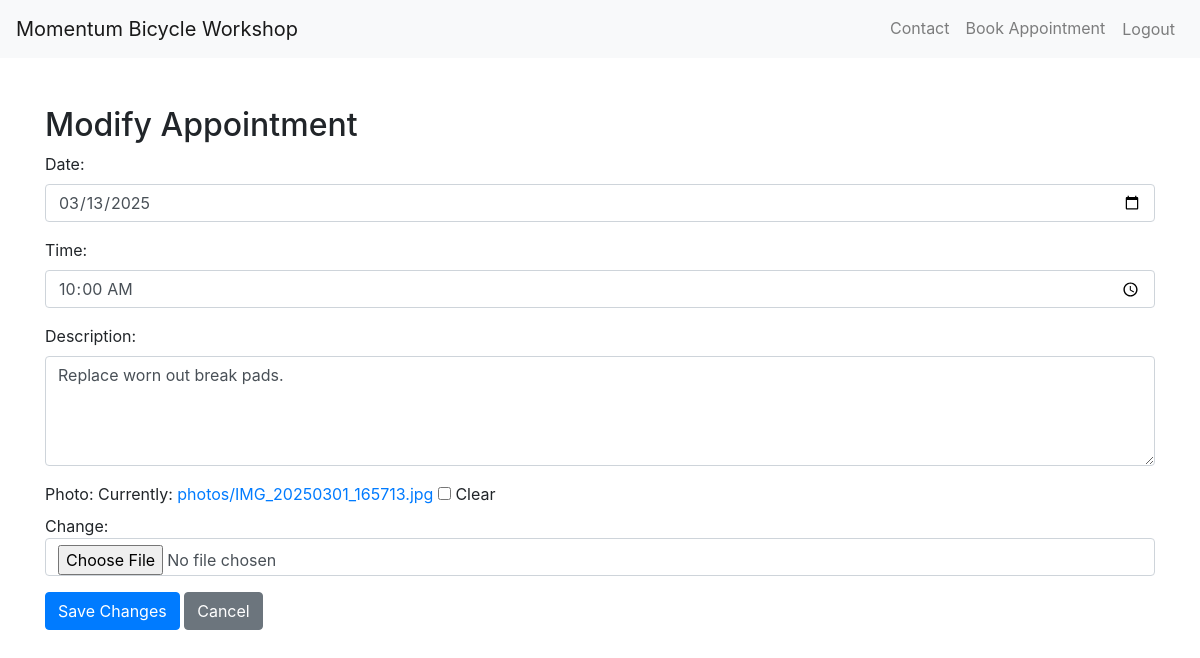
/appointment/modify/55/ (signed in), run on the app's committed database.
### myapp/models.py (models this page shows, shortened)
class Appointment(models.Model):
    user = models.ForeignKey(
        User, on_delete=models.CASCADE
    )  # Associate the appointment with a user
    date = models.DateField()
    time = models.TimeField()
    description = models.TextField(blank=True)  # Allowing blank descriptions
    photo = models.ImageField(upload_to="photos/", blank=True, null=True)
    completed = models.BooleanField(default=False)
    notified = models.BooleanField(default=False)
    class Meta:
        unique_together = (
            "user",
            "date",
        )  # or ('user', 'date', 'time') if you want to prevent double booking at the same time

### myapp/views.py (the view)
@login_required
def modify_appointment(request, appointment_id):
    appointment = get_object_or_404(Appointment, id=appointment_id, user=request.user)
    if request.method == "POST":
        form = AppointmentForm(request.POST, request.FILES, instance=appointment)
        if form.is_valid():
            form.save()
            messages.success(request, "Your appointment has been updated successfully.")
            return redirect("appointment_list")
    else:
        form = AppointmentForm(instance=appointment)
    return render(
        request,
        "myapp/modify_appointment.html",
        {"form": form, "appointment": appointment},
    )

### myapp/forms.py
class AppointmentForm(forms.ModelForm):
    photo = forms.ImageField(required=False)
    class Meta:
        model = Appointment
        fields = [
            "date",
            "time",
            "description",
            "photo",
        ]  # Include 'photo' in the fields list
        widgets = {
            "date": forms.DateInput(attrs={"type": "date", "class": "form-control"}),
            "time": forms.TimeInput(attrs={"type": "time", "class": "form-control"}),
            "description": forms.Textarea(attrs={"rows": 4, "class": "form-control"}),
        }
    def __init__(self, *args, **kwargs):
        super(AppointmentForm, self).__init__(*args, **kwargs)
        self.fields["date"].widget.attrs.update({"class": "form-control"})
        self.fields["time"].widget.attrs.update({"class": "form-control"})
        self.fields["description"].widget.attrs.update({"class": "form-control"})
        self.fields["photo"].widget.attrs.update(
            {"class": "form-control"}
        )  # Style the photo field as well

### myapp/templates/myapp/modify_appointment.html (shortened to what this page needs)
<!doctype html>
<html lang="en">
  <head>
    <link
      rel="stylesheet"
      href="https://maxcdn.bootstrapcdn.com/bootstrap/4.5.2/css/bootstrap.min.css"
    />
  </head>
  <body>
    {% include 'myapp/navbar.html' %}
    <div class="container mt-5">
      <h2>Modify Appointment</h2>
      <form method="post" enctype="multipart/form-data">
        <div class="form-group">{{ form.as_p }}</div>
        <button type="submit" class="btn btn-primary">Save Changes</button>
        <a href="{% url 'appointment_list' %}" class="btn btn-secondary"
          >Cancel</a
        >
      </form>
    </div>
  </body>
</html>

### data on the page
Appointment: date "03/13/2025", time "10:00:00", description "Replace worn out break pads."
